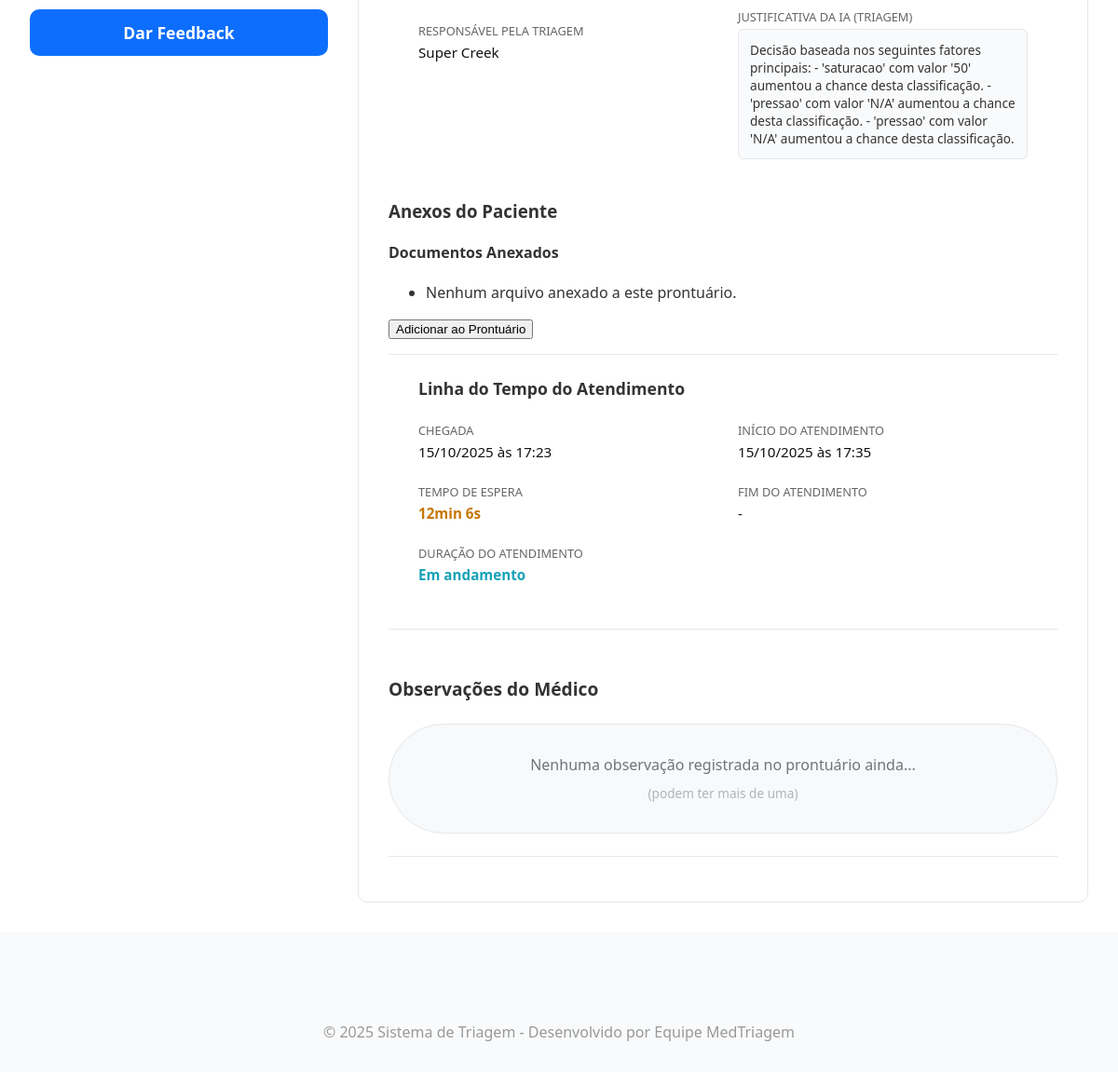
Before: /master/detail/24 (signed in, lower part) with the older database file.
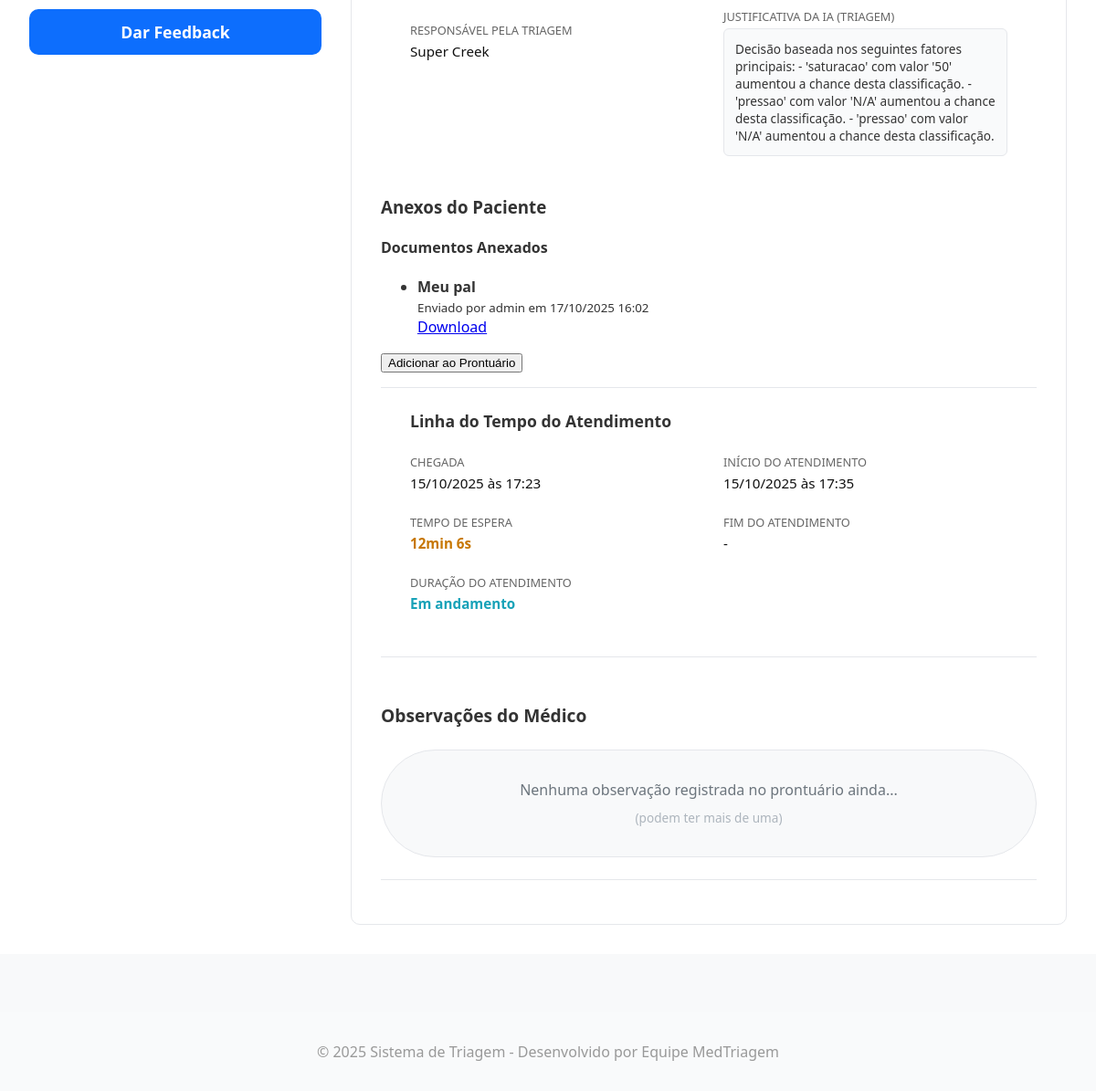
After: the same page with the newer database file.
### triagem/models.py (models this page shows, shortened)
class AnexoPaciente(models.Model):
    paciente = models.ForeignKey(Paciente, on_delete=models.CASCADE, related_name='anexos')
    autor = models.ForeignKey(settings.AUTH_USER_MODEL, on_delete=models.SET_NULL, null=True)
    descricao = models.CharField(max_length=100, verbose_name="Descrição do Arquivo")
    arquivo = models.FileField(upload_to='anexos_pacientes/')
    data_upload = models.DateTimeField(auto_now_add=True)

class CustomUser(AbstractUser):
    class TipoUsuario(models.TextChoices):
        ATENDENTE = 'ATENDENTE', 'Atendente'
        MEDICO = 'MEDICO', 'Médico'
        TECNICO_ENFERMAGEM = 'TECNICO_ENFERMAGEM', 'Téc. de Enfermagem' # <-- NOVO TIPO
        ADMIN = 'ADMIN', 'Admin'
    UF_CHOICES = [
        ('AC', 'AC'), ('AL', 'AL'), ('AP', 'AP'), ('AM', 'AM'), ('BA', 'BA'),
        ('CE', 'CE'), ('DF', 'DF'), ('ES', 'ES'), ('GO', 'GO'), ('MA', 'MA'),
        ('MT', 'MT'), ('MS', 'MS'), ('MG', 'MG'), ('PA', 'PA'), ('PB', 'PB'),
        ('PR', 'PR'), ('PE', 'PE'), ('PI', 'PI'), ('RJ', 'RJ'), ('RN', 'RN'),
        ('RS', 'RS'), ('RO', 'RO'), ('RR', 'RR'), ('SC', 'SC'), ('SP', 'SP'),
        ('SE', 'SE'), ('TO', 'TO'),
    ]
    Especializacoes = [
        ('CLINICA_GERAL', 'Clínica Geral'),
        ('CARDIOLOGIA', 'Cardiologia'),
        ('ORTOPEDIA', 'Ortopedia'),
        ('PEDIATRIA', 'Pediatria'),
        ('NEUROLOGIA', 'Neurologia'),
        ('OUTRA', 'Outra')
    ]
    nome_completo = models.CharField(max_length=255)
    email = models.EmailField(unique=True)
    cpf = models.CharField(max_length=14, unique=True)
    tipo_usuario = models.CharField(max_length=20, choices=TipoUsuario.choices, default=TipoUsuario.ATENDENTE)
    crm = models.CharField(max_length=20, blank=True, null=True, verbose_name="CRM (Apenas para Médicos)")
    especializacao = models.CharField(max_length=50, choices=Especializacoes,blank=True,null=True)
    coren = models.CharField(max_length=20, blank=True, null=True, verbose_name="COREN (Apenas para Téc. de Enfermagem)")
    uf_registro = models.CharField(max_length=2, choices=UF_CHOICES, blank=True, null=True, verbose_name="UF do Registro Profissional")
    foto_perfil = models.ImageField(upload_to='fotos_perfil/', default='fotos_perfil/default.jpg', null=True,blank=True,verbose_name="Foto de Perfil")
    USERNAME_FIELD = 'username'
    REQUIRED_FIELDS = ['email', 'nome_completo', 'cpf']

### triagem/views.py (the view, shortened to what this page needs)
# urls.py: path('detail/<int:pk>', detail_view, name='mostrar'),
@login_required
def detail_view(request, pk):
    paciente = get_object_or_404(Paciente, pk=pk)
    fallback_url = reverse('hosp:listar')
    voltar_para_url = request.META.get('HTTP_REFERER', fallback_url)
    form_prontuario = EntradaProntuarioForm()
    form_anexo = AnexoPacienteForm()
    historico = paciente.historico_prontuario.all()
    anexos = paciente.anexos.all() # NOVO: Busca os anexos do paciente
    context = {
        'paciente': paciente,
        'voltar_para_url': voltar_para_url,
        'historico': historico,
        'form_prontuario': form_prontuario,
        'pagina_ativa': 'pacientes',
        'anexos': anexos,
        'form_anexo': form_anexo,
    }
    return render(request, 'site/detalhes.html', context)

### triagem/models.py (called while the page is built, shortened)
    @property
    def idade(self):
        if not self.data_nascimento:
            return None # Retorna nada se a data de nascimento não estiver preenchida
        hoje = date.today()
        idade_calculada = hoje.year - self.data_nascimento.year - ((hoje.month, hoje.day) < (self.data_nascimento.month, self.data_nascimento.day))
        return idade_calculada

    @property
    def tempo_de_espera(self):
        if not self.hora_chegada or not self.hora_inicio_atendimento:
            return "Em andamento"
        delta = self.hora_inicio_atendimento - self.hora_chegada
        total_seconds = int(delta.total_seconds())
        if total_seconds < 0: total_seconds = 0
        horas = total_seconds // 3600
        minutos = (total_seconds % 3600) // 60
        segundos = total_seconds % 60
        if horas > 0:
            return f"{horas}h {minutos}min {segundos}s"
        elif minutos > 0:
            return f"{minutos}min {segundos}s"
        else:
            return f"{segundos}s"

    @property
    def tempo_de_atendimento(self):
        if not self.hora_inicio_atendimento or not self.hora_fim_atendimento:
            return "Em andamento"

### triagem/templates/site/detalhes.html (shortened to what the changed rows need)
{% extends 'site/headerBase.html' %}
{% load static %}
{% block styles %}
    <link rel="stylesheet" href="{% static 'front/css/detalhes.css' %}?v=2">
{% endblock %}
{% block content %}
<main class="prontuario-container">
    <div class="prontuario-grid">
        <section class="conteudo-prontuario">
            <div class="card-atendimento">
                <ul class="list-group">
                    {% for anexo in anexos %}
                        <li class="list-group-item d-flex justify-content-between align-items-center">
                            <div>
                                <strong>{{ anexo.descricao }}</strong>
                                <br>
                                <small class="text-muted">Enviado por {{ anexo.autor.nome_completo }} em {{ anexo.data_upload|date:"d/m/Y H:i" }}</small>
                            </div>
                            <a href="{{ anexo.arquivo.url }}" class="btn btn-success btn-sm" download>Download</a>
                        </li>
                    {% empty %}
                        <li class="list-group-item text-muted">Nenhum arquivo anexado a este prontuário.</li>
                    {% endfor %}
                </ul>
            </div>
        </section>
    </div>
</main>
{% endblock %}

Changed rows visible on the page:
added AnexoPaciente: descricao "Meu pal", autor.nome_completo "admin", data_upload "17/10/2025 16:02"
Other visible differences:
text no longer shown: "Nenhum arquivo anexado a este prontuário."
